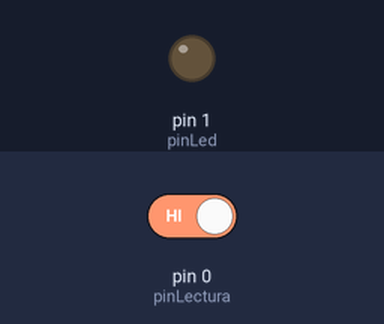
A program run on a simulated MicroPython board. Shown: output pins drawn as LEDs (lit = HIGH). The inputs (shaded band) are chosen by the test bench; at power-on: pin 0 (pinLectura) HIGH.

Above: at 1.2 s.
1.3 s: pin 0 (pinLectura) driven LOW
At 1.8 s:
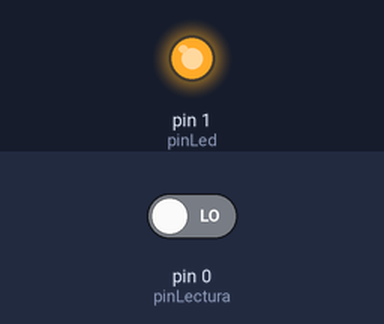
Timing chart, 0 to 4.3 s (numbered marks = the images above; inputs shaded):
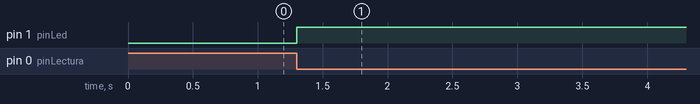

The program:

Codigo.py
```python
from machine import Pin
import time

# Crear una varibale con el Pin de entrada
pinLectura = Pin(0, Pin.IN)
# Crear una variable para el led
pinLed = Pin(1, Pin.OUT)

# Guardar el estado anterior del pin de lectura
estado_anterior = 1

while True:

    # Leer el valor del pin de lectura
    lectura = pinLectura.value()

    # Comprobar si hay un cambio de estado y actualizar el LED
    if lectura == 0 and estado_anterior == 1:
        pinLed.toggle()

    # Actualizar el estado anterior
    estado_anterior = lectura

    # Crear una espera
    time.sleep(0.05)
```

Measured:
- after the input at 1.3 s, pin 1 (pinLed): LOW → HIGH at once
